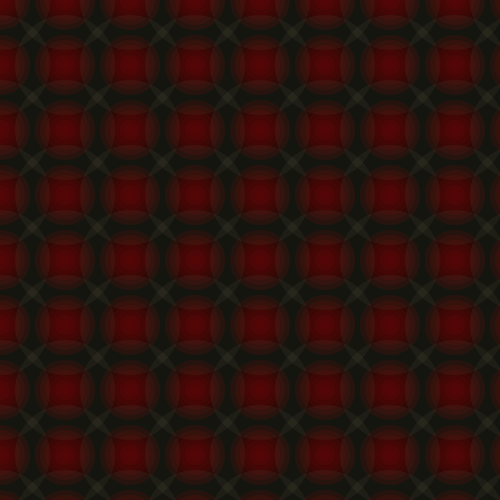
Frame 1 (no input)
Frame 60 (the mouse pressed at the canvas centre just before this capture): identical to frame 1, image omitted
Frame 120 (the mouse held since frame 60 and released just before this capture): identical to frame 1, image omitted

The Processing sketch that drew this single still picture (run headless with seeded random() and noise(); from frame 60 on, the mouse is pressed at the canvas centre):

// Processing sketch: processing_32276
// ── processing_32276.pde



int x=0;
int y=0;
int a=100;
int b=100;
int w=190;



void setup(){
  size (500,500);
  background (0);
  smooth();
}
  
  
  void draw (){
    
 


    for(int i=0;i<10;i++){
      x=0;
       for(int j=0;j<12;j=j+1){
       noStroke();
       fill(139,141,101,20);
       ellipse (x,y,a,b);
       w=255;
       for (int z=60;z>1;z=z-10){
         noStroke();
       fill (w,0,0,20);
       ellipse (x,y,z,z);
       w=w-20;
       }
       x=x+65;
      }
      y=y+65;
      w=w-20;
     }
    
  }

  
  
